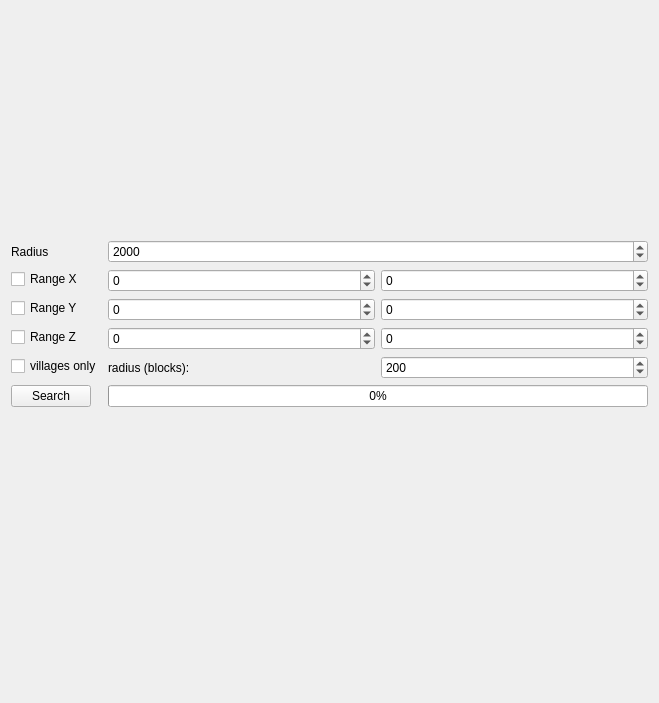
<?xml version="1.0" encoding="UTF-8"?>
<ui version="4.0">
 <class>SearchChunksWidget</class>
 <widget class="QWidget" name="SearchChunksWidget">
  <property name="geometry">
   <rect>
    <x>0</x>
    <y>0</y>
    <width>659</width>
    <height>703</height>
   </rect>
  </property>
  <property name="windowTitle">
   <string>Form</string>
  </property>
  <layout class="QVBoxLayout" name="verticalLayout">
   <item>
    <widget class="QWidget" name="plugin_context" native="true">
     <property name="minimumSize">
      <size>
       <width>0</width>
       <height>20</height>
      </size>
     </property>
    </widget>
   </item>
   <item>
    <layout class="QFormLayout" name="formLayout">
     <item row="1" column="0">
      <widget class="QLabel" name="label">
       <property name="text">
        <string>Radius</string>
       </property>
      </widget>
     </item>
     <item row="1" column="1">
      <widget class="QSpinBox" name="sb_radius">
       <property name="maximum">
        <number>999999999</number>
       </property>
       <property name="value">
        <number>2000</number>
       </property>
      </widget>
     </item>
     <item row="10" column="0">
      <widget class="QPushButton" name="pb_search">
       <property name="text">
        <string>Search</string>
       </property>
      </widget>
     </item>
     <item row="10" column="1">
      <widget class="QProgressBar" name="progressBar">
       <property name="value">
        <number>0</number>
       </property>
      </widget>
     </item>
     <item row="2" column="1">
      <layout class="QHBoxLayout" name="horizontalLayout">
       <item>
        <widget class="QSpinBox" name="sb_x_start">
         <property name="minimum">
          <number>-999999999</number>
         </property>
         <property name="maximum">
          <number>999999999</number>
         </property>
        </widget>
       </item>
       <item>
        <widget class="QSpinBox" name="sb_x_end">
         <property name="minimum">
          <number>-999999999</number>
         </property>
         <property name="maximum">
          <number>999999999</number>
         </property>
        </widget>
       </item>
      </layout>
     </item>
     <item row="4" column="1">
      <layout class="QHBoxLayout" name="horizontalLayout_3">
       <item>
        <widget class="QSpinBox" name="sb_z_start">
         <property name="minimum">
          <number>-999999999</number>
         </property>
         <property name="maximum">
          <number>999999999</number>
         </property>
        </widget>
       </item>
       <item>
        <widget class="QSpinBox" name="sb_z_end">
         <property name="minimum">
          <number>-999999999</number>
         </property>
         <property name="maximum">
          <number>999999999</number>
         </property>
        </widget>
       </item>
      </layout>
     </item>
     <item row="3" column="1">
      <layout class="QHBoxLayout" name="horizontalLayout_2">
       <item>
        <widget class="QSpinBox" name="sb_y_start">
         <property name="minimum">
          <number>-999999999</number>
         </property>
         <property name="maximum">
          <number>999999999</number>
         </property>
        </widget>
       </item>
       <item>
        <widget class="QSpinBox" name="sb_y_end">
         <property name="minimum">
          <number>-999999999</number>
         </property>
         <property name="maximum">
          <number>999999999</number>
         </property>
        </widget>
       </item>
      </layout>
     </item>
     <item row="2" column="0">
      <widget class="QCheckBox" name="check_range_x">
       <property name="text">
        <string>Range X</string>
       </property>
      </widget>
     </item>
     <item row="3" column="0">
      <widget class="QCheckBox" name="check_range_y">
       <property name="text">
        <string>Range Y</string>
       </property>
      </widget>
     </item>
     <item row="4" column="0">
      <widget class="QCheckBox" name="check_range_z">
       <property name="text">
        <string>Range Z</string>
       </property>
      </widget>
     </item>
     <item row="7" column="1">
      <layout class="QHBoxLayout" name="horizontalLayout_4">
       <item>
        <widget class="QLabel" name="label_2">
         <property name="text">
          <string>radius (blocks):</string>
         </property>
        </widget>
       </item>
       <item>
        <widget class="QSpinBox" name="sb_villages_radius">
         <property name="maximum">
          <number>999999999</number>
         </property>
         <property name="value">
          <number>200</number>
         </property>
        </widget>
       </item>
      </layout>
     </item>
     <item row="7" column="0">
      <widget class="QCheckBox" name="check_villages">
       <property name="text">
        <string>villages only</string>
       </property>
      </widget>
     </item>
    </layout>
   </item>
   <item>
    <widget class="SearchResultWidget" name="resultList" native="true"/>
   </item>
  </layout>
 </widget>
 <customwidgets>
  <customwidget>
   <class>SearchResultWidget</class>
   <extends>QWidget</extends>
   <header>searchresultwidget.h</header>
   <container>1</container>
  </customwidget>
 </customwidgets>
 <resources/>
 <connections/>
</ui>
